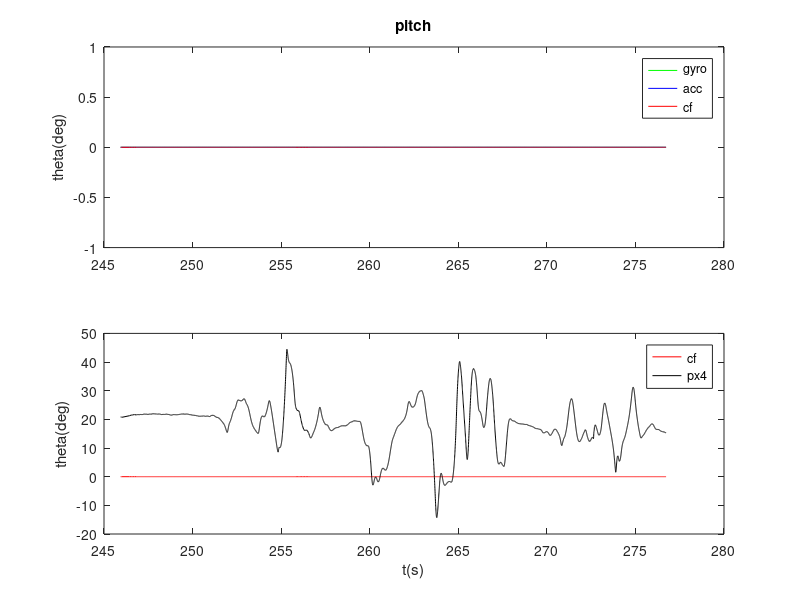
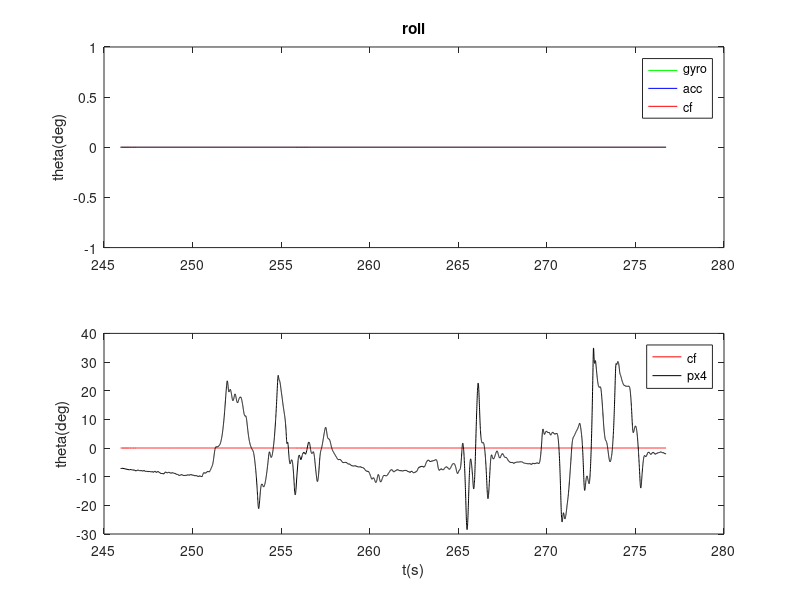

Reproduce these figures in MATLAB, in order.
clear;
load logdata
n = length(ax);  %Number of data collected
Ts = zeros(1,n);  %time interval
Ts(1) = 0.004;

for k = 1:n-1
    Ts(k+1) = (timestamp(k+1) - timestamp(k))*0.000001;
end

theta_am = zeros(1, n);  %roll calculated from acceleration, unit: rad
phi_am = zeros(1, n);  %pitch calculated from acceleration, unit: rad
theta_gm = zeros(1, n);  %roll calculated from the gyroscope, unit: rad
phi_gm = zeros(1, n);  %pitch calculated from the gyroscope, unit: rad
theta_cf = zeros(1, n);  %roll calculated from complementary filtering, unit: rad
phi_cf = zeros(1, n);  %pitch calculated from complementary filtering, unit: rad
tao = 0.1;
for k = 2:n
    %Calculate Euler angles using accelerometer data
    %@
   
    %Calculate Euler angles using gyroscope data
    %@
    
    %Complementary filtering
    %@
    
end

t = timestamp*0.000001;
rad2deg = 180/pi;
figure(1)
subplot(2, 1, 1)
plot(t, theta_gm*rad2deg, 'g', t, theta_am*rad2deg, 'b', t, theta_cf*rad2deg, 'r')
legend('gyro', 'acc', 'cf');
ylabel('theta(deg)')
title('pitch')
subplot(2, 1, 2)
plot(t, theta_cf*rad2deg, 'r', t, theta_px4*rad2deg, 'k')
legend('cf', 'px4');
xlabel('t(s)')
ylabel('theta(deg)')


figure(2)
subplot(2, 1, 1)
plot(t, phi_gm*rad2deg, 'g', t, phi_am*rad2deg, 'b', t, phi_cf*rad2deg, 'r')
legend('gyro', 'acc', 'cf');
ylabel('theta(deg)')
title('roll')
subplot(2, 1, 2)
plot(t, phi_cf*rad2deg, 'r', t, phi_px4*rad2deg, 'k')
legend('cf', 'px4');
xlabel('t(s)')
ylabel('theta(deg)')